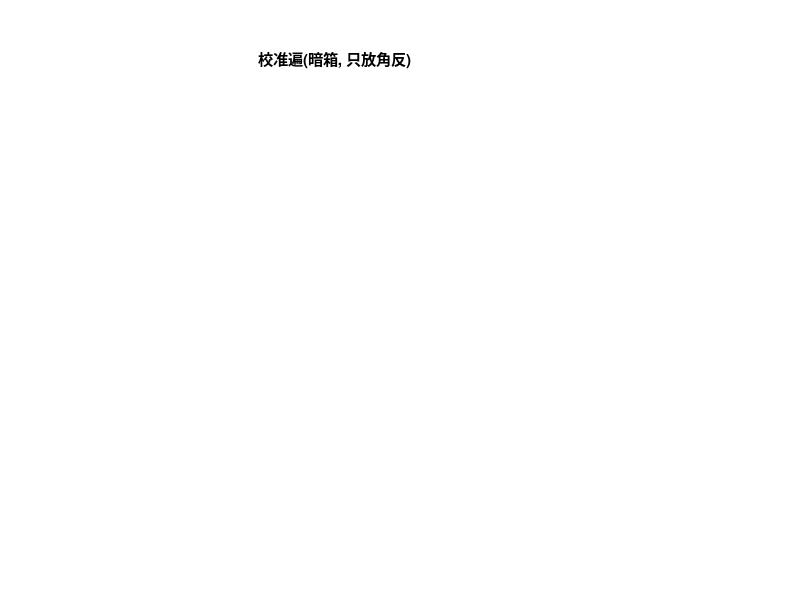

The MATLAB source for this figure: (Note: this script raises an error after producing the figure.)
% 第一章示意图生成: 总流程 / 五分类路由 / 分离度路由(MATLAB 盒图; 局部函数在文件尾)
figDir = 'C:\Users\NJ\AppData\Local\Temp\probe95\docfigs';
if ~exist(figDir, 'dir'), mkdir(figDir); end
bk = [0.93 0.93 0.96];  yl = [1 0.9 0.35];  gn = [0.75 0.88 0.78];  rd = [0.95 0.8 0.8];

% ---- 图 1-1 总流程(两遍) ----
f = figure('Visible', 'off', 'Position', [40 40 1000 430], 'Color', 'w'); hold on; axis off;
text(0.25, 0.97, '校准遍(暗箱, 只放角反)', 'FontSize', 11, 'FontWeight', 'bold');
drawBox(0.015, 0.72, 0.15, 0.13, {'角反 3.5m', '-5 dBsm(已知)'}, yl, 9);
drawBox(0.225, 0.72, 0.16, 0.13, {'0°校准表 cCal', '(通道相位掰齐)'}, bk, 9);
drawBox(0.445, 0.72, 0.155, 0.13, {'噪底曲线+滤形', '重建(档位锚定)'}, bk, 9);
drawBox(0.66, 0.72, 0.115, 0.13, {'K0', '(alpha域锚定)'}, bk, 9);
drawBox(0.835, 0.72, 0.115, 0.13, {'K0Coh', '(相参域)'}, bk, 9);
arrow(0.165, 0.785, 0.225, 0.785); arrow(0.385, 0.785, 0.445, 0.785);
arrow(0.60, 0.785, 0.66, 0.785); arrow(0.775, 0.785, 0.835, 0.785);
plot([0.01 0.99], [0.66 0.66], 'k--');
text(0.25, 0.615, '目标遍(冻结标定量, 换目标场景)', 'FontSize', 11, 'FontWeight', 'bold');
drawBox(0.02, 0.44, 0.16, 0.13, {'点云点', '(角色标记)'}, yl, 9);
drawBox(0.24, 0.53, 0.20, 0.17, {'独立点支路:', '相参图读数', '峰邻域+峰值插值', '+俯仰补+PLL补'}, gn, 9);
drawBox(0.24, 0.32, 0.20, 0.13, {'配对支路: alpha域联合权重', '(OMP/DML 四类成员)'}, gn, 9);
drawBox(0.52, 0.44, 0.16, 0.13, {'sigma = SNR+40lgR', '+ K(支路各配)'}, yl, 9);
drawBox(0.75, 0.44, 0.22, 0.13, {'写回点云 rcsDb', '+ 置信标志 rcsConf'}, bk, 9);
arrow(0.18, 0.505, 0.24, 0.615); arrow(0.18, 0.505, 0.24, 0.385);
arrow(0.44, 0.615, 0.52, 0.51); arrow(0.44, 0.385, 0.52, 0.49);
arrow(0.68, 0.505, 0.75, 0.505);
exportgraphics(f, [figDir '\fig_s1_flow.png'], 'Resolution', 170); close(f);

% ---- 图 1-2 五分类路由 ----
f = figure('Visible', 'off', 'Position', [40 40 1000 400], 'Color', 'w'); hold on; axis off;
drawBox(0.02, 0.40, 0.15, 0.16, {'点云点', 'splitTag 判角色'}, yl, 10);
labs = {'独立点 (0)', 'OMP第一目标 (1)', 'OMP第二目标 (2)', 'DML第一目标 (3)', 'DML第二目标 (4)'};
for k = 1:5
    drawBox(0.26, 0.78 - (k - 1) * 0.17, 0.20, 0.11, labs{k}, bk, 9);
    arrow(0.17, 0.48, 0.26, 0.835 - (k - 1) * 0.17);
end
drawBox(0.54, 0.62, 0.24, 0.16, {'相参图读数支路', '(仅独立点)', 'K0Coh 尺'}, gn, 10);
drawBox(0.54, 0.20, 0.24, 0.24, {'alpha 域联合权重支路', '(四类配对成员)', 'K0 尺'}, gn, 10);
arrow(0.46, 0.835, 0.54, 0.68, '独立点');
arrow(0.46, 0.30, 0.54, 0.32, '配对成员');
drawBox(0.84, 0.40, 0.14, 0.16, {'sigma 写回', '点云'}, yl, 10);
arrow(0.78, 0.70, 0.84, 0.52); arrow(0.78, 0.32, 0.84, 0.46);
exportgraphics(f, [figDir '\fig_s2_route.png'], 'Resolution', 170); close(f);

% ---- 图 1-3 分离度路由 ----
f = figure('Visible', 'off', 'Position', [40 40 1000 330], 'Color', 'w'); hold on; axis off;
plot([0.05 0.95], [0.52 0.52], 'k-', 'LineWidth', 2);
text(0.05, 0.60, '双目标角间隔 ->', 'FontSize', 10);
xx = [0.16, 0.52, 0.78];
for k = 1:3
    plot(xx(k), 0.52, 'ks', 'MarkerFaceColor', 'k', 'MarkerSize', 6);
end
drawBox(0.07, 0.68, 0.30, 0.17, {'OMP 区 (约 >=2°)', '残差过 12 dB 门限', '-> OMP点1 / OMP点2'}, gn, 9);
drawBox(0.44, 0.68, 0.22, 0.17, {'DML 区 (约 0.7°~1.2°)', '双原子联合拟合', '改善>3dB 且间隔≥0.7°', '且条件数κ_G≤16', '-> DML点1 / DML点2'}, yl, 8);
drawBox(0.69, 0.68, 0.24, 0.17, {'不可分区 (约 <0.5°)', '联合拟合也无法分离', '-> 输出单点(融合值)'}, rd, 9);
arrow(0.16, 0.68, 0.16, 0.56); arrow(0.52, 0.68, 0.52, 0.56); arrow(0.78, 0.68, 0.78, 0.56);
text(0.16, 0.44, '第一原子不吸收第二目标', 'FontSize', 8, 'Color', [0.3 0.3 0.3], 'HorizontalAlignment', 'center');
text(0.52, 0.42, {'第一原子吸收双目标能量,', 'OMP 残差塌掉'}, 'FontSize', 8, 'Color', [0.3 0.3 0.3], 'HorizontalAlignment', 'center');
text(0.80, 0.44, '条件数极限', 'FontSize', 8, 'Color', [0.3 0.3 0.3]);
exportgraphics(f, [figDir '\fig_s3_sep.png'], 'Resolution', 170); close(f);
fprintf('SCHEMATICS DONE\n');

function drawBox(x, y, w, h, txt, fc, fs)
    rectangle('Position', [x, y, w, h], 'FaceColor', fc, 'EdgeColor', [0.3 0.3 0.3], 'LineWidth', 1);
    text(x + w/2, y + h/2, txt, 'HorizontalAlignment', 'center', 'FontSize', fs, 'Color', [0.1 0.1 0.1]);
end
function arrow(x1, y1, x2, y2, txt)
    plot([x1 x2], [y1 y2], '-', 'Color', [0.3 0.3 0.3], 'LineWidth', 1.2);
    th = atan2(y2 - y1, x2 - x1);
    patch(x2 + [0, -0.014*cos(th) - 0.006*sin(th), -0.014*cos(th) + 0.006*sin(th)], ...
          y2 + [0, -0.014*sin(th) + 0.006*cos(th), -0.014*sin(th) - 0.006*cos(th)], ...
          [0.3 0.3 0.3], 'EdgeColor', 'none');
    if nargin > 4 && ~isempty(txt)
        text((x1 + x2)/2, (y1 + y2)/2 + 0.015, txt, 'HorizontalAlignment', 'center', 'FontSize', 8, 'Color', [0.25 0.25 0.25]);
    end
end
